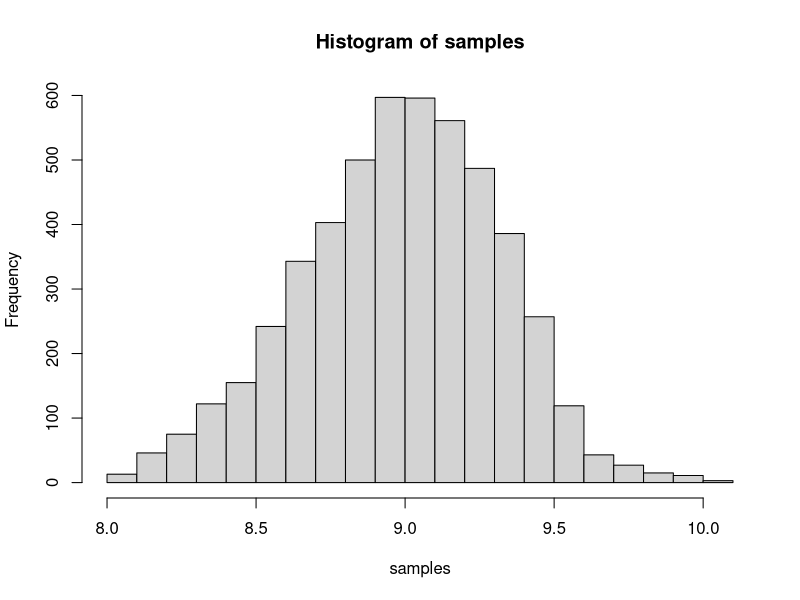

Here is the R script that generated this plot:
# x squared

# randome areas
a <- -1
b <- 1
n <- 5000
w <- c()

for(i in 1:n) {
  x <- runif(n = 1, min = a, max = b)
  w <- c(w, 2 * x^2)
}

I <- 1/n * sum(w)

# randome points
hits <- 0
for(i in 1:n) {
  x <- runif(n = 1, min = a, max =b)
  y <- runif(n = 1, min = a, max =b)
  if(y <= x^2) {
    hits <- hits + 1
  }
}

I1 <- hits/n

# Metropolis
teta <- rnorm(1,9,0.3)
xsquared <- function(x) {
  return <- dnorm(x,9,0.3)
}

checkBorders <- function(borders, proposedTeta) {
#   if(proposedTeta < borders[1]) {
#     proposedTeta <- borders[2] - (abs(proposedTeta) - abs(borders[1]))
#   } else if(proposedTeta > borders[2]) {
#     proposedTeta <- borders[1] + (abs(proposedTeta) - abs(borders[2]))
#   }
  return <- proposedTeta
}

decisionToGo <- function(fcurrent, fproposed) {
  go <- FALSE
  uniformZV <- 0
  pmove <- min(1, abs(fproposed/fcurrent))
  if(pmove == 1) {
    go <- TRUE
  } else {
    uniformZV <- runif(n = 1, min = 0, max = 1)
    if(uniformZV <= pmove) {
      go <- TRUE
    }
  }
  return <- go
}

metropolis <- function(start, f) {
  currentTeta <- start
  fcurrent <- 0
  fproposed <- 0
  pmove <- 0
  proposedTeta <- 0
  samples <- c(currentTeta)
  borders = c(-1,1)
  toGo <- 0
  for(i in 1:n) {
    # get next value
    proposedTeta <- currentTeta + runif(n = 1, min = -0.2, max = 0.2)  
    proposedTeta <- checkBorders(borders, proposedTeta)
    # decide to go
    if(decisionToGo(f(currentTeta), f(proposedTeta))) {
      currentTeta <- proposedTeta
    }
    samples <- c(samples, currentTeta)
  }
  return <- samples
}

samples <- metropolis(teta, xsquared)

hist(samples, breaks = 20)

print(I)
print(I1)
print(2/3)
sum(samples)
mean(samples)
median((samples))





